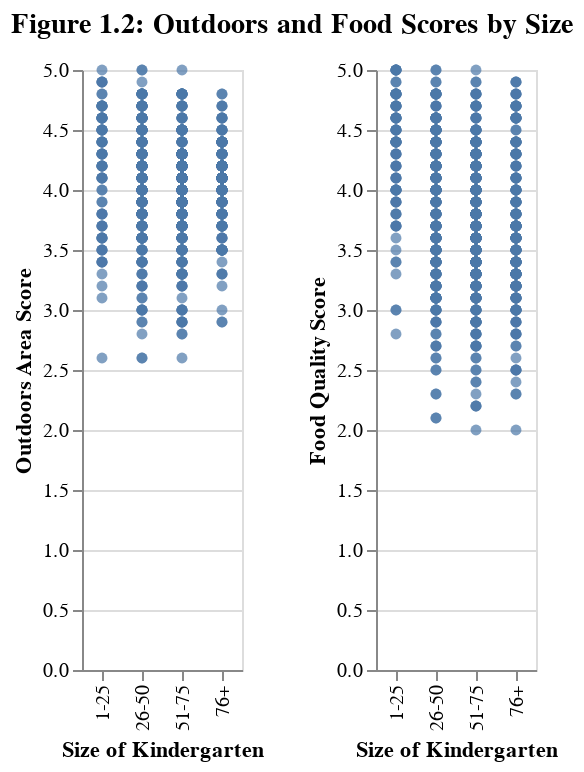

Notebook code cell kept with this figure:
### Code cell
outdoors_size = alt.Chart(df).mark_circle().encode(
    x = alt.X("Size", title="Size of Kindergarten"),
    y = alt.Y("Outdoors_score", title='Outdoors Area Score')
)

food_size = alt.Chart(df).mark_circle().encode(
    x = alt.X("Size", title="Size of Kindergarten"),
    y = alt.Y("Food_score", title='Food Quality Score')
)

# Combine the charts with an overall title
size = alt.hconcat(outdoors_size, food_size).properties(
    title=alt.TitleParams(
        text='Figure 1.2: Outdoors and Food Scores by Size',
        anchor='start',
        fontSize=14,
        offset=10
    )
)

size

### Figure 1 — Vega-Lite specification as saved in the notebook (floating-point values rounded to 4 significant figures; data arrays with more than 128 entries replaced by an {"elided": "..."} marker saying what was removed)
{"config": {"view": {"continuousWidth": 300, "continuousHeight": 300}}, "hconcat": [{"mark": {"type": "circle"}, "encoding": {"x": {"field": "Size", "title": "Size of Kindergarten", "type": "nominal"}, "y": {"field": "Outdoors_score", "title": "Outdoors Area Score", "type": "quantitative"}}}, {"mark": {"type": "circle"}, "encoding": {"x": {"field": "Size", "title": "Size of Kindergarten", "type": "nominal"}, "y": {"field": "Food_score", "title": "Food Quality Score", "type": "quantitative"}}}], "data": {"name": "data-6b7202e6e7e8b0ce1d46cb3207083d53"}, "title": {"text": "Figure 1.2: Outdoors and Food Scores by Size", "anchor": "start", "fontSize": 14, "offset": 10}, "$schema": "https://vega.github.io/schema/vega-lite/v5.17.0.json", "datasets": {"data-6b7202e6e7e8b0ce1d46cb3207083d53": {"elided": "844 records"}}}
